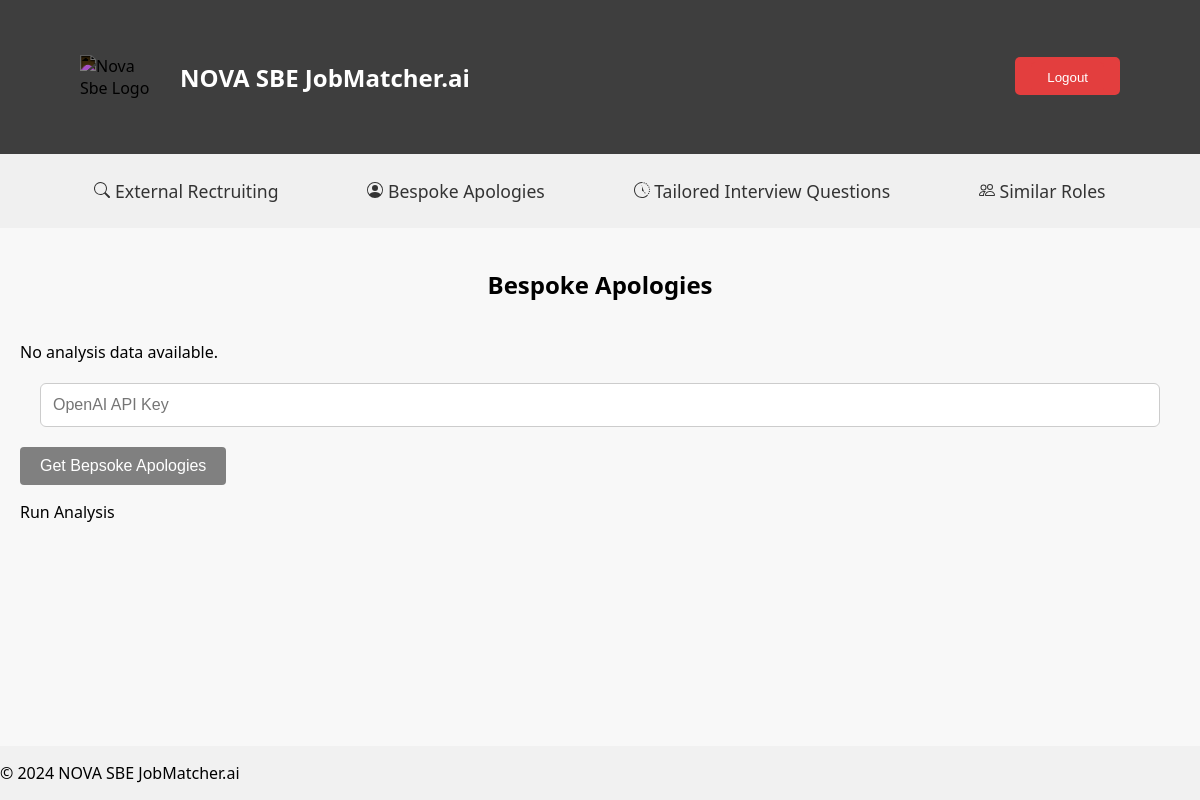
Before: /bespoke_apology (signed in) with the older database file.
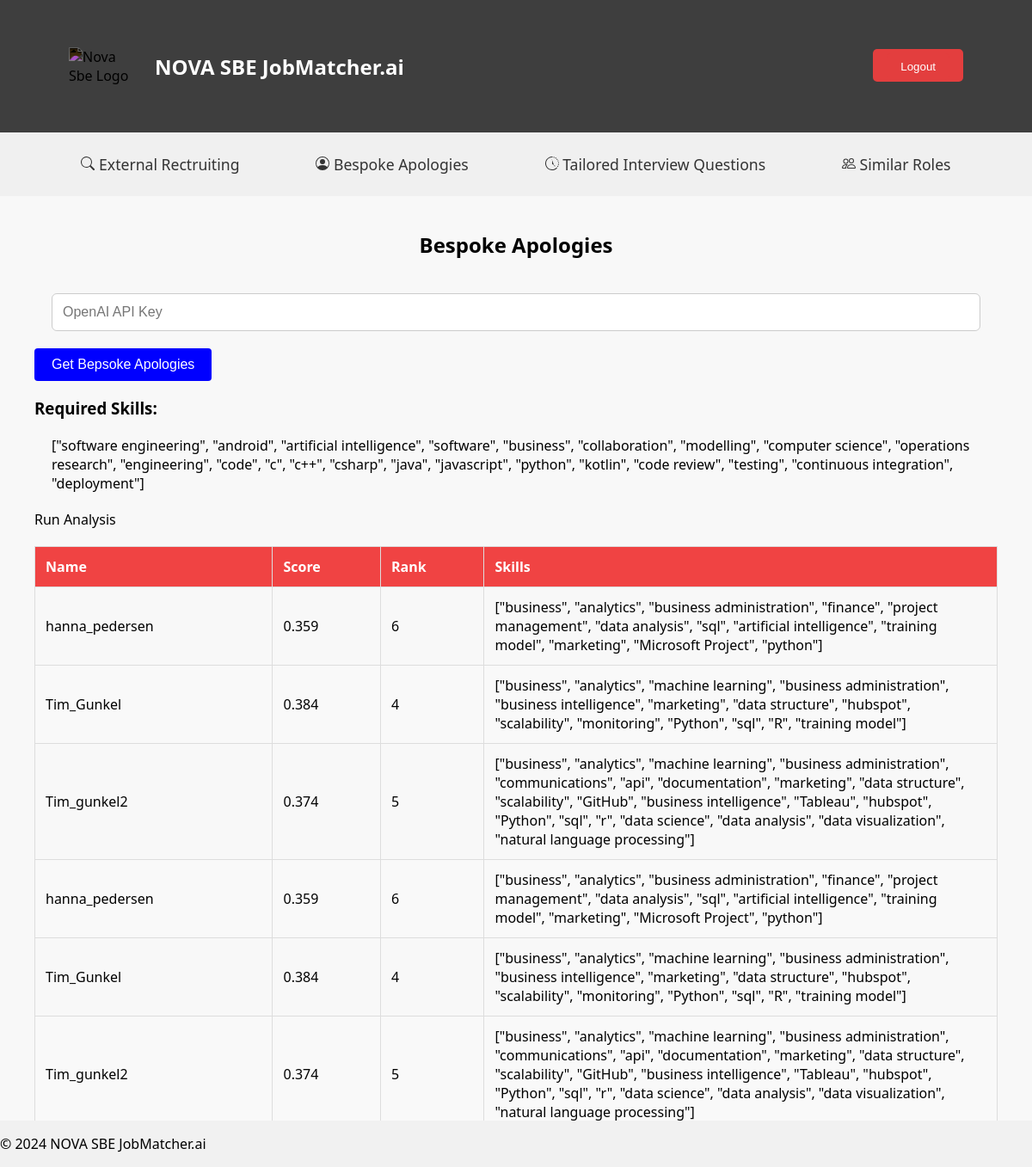
After: the same page with the newer database file.
### tables this page shows
CREATE TABLE applicants (
    applicant_id INTEGER PRIMARY KEY AUTOINCREMENT,
    name TEXT NOT NULL,
    contact_info TEXT,
    skills TEXT,
    degrees TEXT,
    similarity_score REAL,
    rank INTEGER,
    interview_status TEXT
);

CREATE TABLE job_postings (
    job_id INTEGER PRIMARY KEY AUTOINCREMENT,
    job_description TEXT NOT NULL,
    required_skills TEXT,
    created_at DATETIME DEFAULT CURRENT_TIMESTAMP
);

### user_interface/app.py (the view)
@app.route("/bespoke_apology", methods=["GET", "POST"])
@login_required
def bespoke_apology():
    db = get_db()
    cursor = db.cursor()
    cursor.execute("SELECT * FROM applicants WHERE interview_status = 'Not Selected'")
    losers = cursor.fetchall()
    cursor.execute("SELECT required_skills FROM job_postings")
    required_skills = cursor.fetchall()
    if request.method == 'POST':
        if losers:
            MODEL = "gpt-4o-mini"
            if session.get("user_id") == 1:
                api_key = os.getenv("OPENAI_API_KEY", "<your OpenAI API key if not set as an env var>")
            else:
                api_key = request.form.get("password")
            try:
                response = main.bespoke_apologies(api_key, losers, required_skills, model=MODEL)
            except tenacity.RetryError as e:
                return apology_openai("Need a valid OpenAI API Key", 403)
        else:
            response = []
        losers = []
        required_skills = []
        return render_template("bespoke_apology.html", losers=losers, response=response, required_skills=required_skills)
    else:
        return render_template("bespoke_apology.html", losers=losers, required_skills=required_skills)

### user_interface/helpers.py (called while the page is built)
def get_db():
    if 'db' not in g:
        g.db = sqlite3.connect('skills.db')
        g.db.execute('PRAGMA foreign_keys = ON;')
    return g.db

def login_required(f):
    @wraps(f)
    def decorated_function(*args, **kwargs):
        if session.get("user_id") is None:
            return redirect("/login")
        return f(*args, **kwargs)
    return decorated_function

### user_interface/templates/bespoke_apology.html (shortened to what this page needs)
{% extends "layout.html" %}
{% block main %}
<p class="hello-user">Bespoke Apologies</p>
    {% if losers %}
    <div>
        <table>
            <thead>
                <tr>
                    <th>Name</th>
                    <th>Score</th>
                    <th>Rank</th>
                    <th>Skills</th>
                </tr>
            </thead>
            {% for loser in losers %}
            <tr>
                <td>{{ loser[1] }}</td>
                <td>{{ loser[5] | round(5, 'floor') }}</td>
                <td>{{ loser[6] }}</td>
                <td>
                   {{ loser[3] }}
                </td>
            </tr>
            {% endfor %}
    </div>
    {% else %}
    <p>No analysis data available.</p>
    {% endif %}
<form method="post" action="{{ url_for('bespoke_apology') }}" id="analysis-form" class="analysis-form">
    <div class="form-group">
        <input id="password" name="password" placeholder="OpenAI API Key" type="password">
    </div>
    <button type="submit" class="action-button run-button" {% if not losers or not required_skills %}disabled{% endif %}>Get Bepsoke Apologies</button>
</form>
    {% if required_skills %}
    <h3>
        Required Skills:
    </h3>
    <div>
        {{ required_skills[0][0] }}
    </div>
    {% endif %}
    {% if response %}
    <div>
        {{ response | safe }}
    </div>
    {% else %}
    <p>Run Analysis</p>
    {% endif %}
{% endblock %}

Changed rows visible on the page:
added applicants: name "hanna_pedersen", similarity_score "0.359", rank "6", skills "[\"business\", \"analytics\", \"business administration\", \"finance\", \"project management\", \"data analysis\", \"sql\", \"artificial intelligence\", \"training model\", \"marketing\", \"Microsoft Project\", \"python\"]"
added applicants: name "Tim_Gunkel", similarity_score "0.384", rank "4", skills "[\"business\", \"analytics\", \"machine learning\", \"business administration\", \"business intelligence\", \"marketing\", \"data structure\", \"hubspot\", \"scalability\", \"monitoring\", \"Python\", \"sql\", \"R\", \"training model\"]"
added applicants: name "Tim_gunkel2", similarity_score "0.374", rank "5", skills "[\"business\", \"analytics\", \"machine learning\", \"business administration\", \"communications\", \"api\", \"documentation\", \"marketing\", \"data structure\", \"scalability\", \"GitHub\", \"business intelligence\", \"Tableau\", \"hubspot\", \"Python\", \"sql\", \"r\", \"data science\", \"data analysis\", \"data visualization\", \"natural language processing\"]"
added applicants: name "hanna_pedersen", similarity_score "0.359", rank "6", skills "[\"business\", \"analytics\", \"business administration\", \"finance\", \"project management\", \"data analysis\", \"sql\", \"artificial intelligence\", \"training model\", \"marketing\", \"Microsoft Project\", \"python\"]"
added applicants: name "Tim_Gunkel", similarity_score "0.384", rank "4", skills "[\"business\", \"analytics\", \"machine learning\", \"business administration\", \"business intelligence\", \"marketing\", \"data structure\", \"hubspot\", \"scalability\", \"monitoring\", \"Python\", \"sql\", \"R\", \"training model\"]"
added applicants: name "Tim_gunkel2", similarity_score "0.374", rank "5", skills "[\"business\", \"analytics\", \"machine learning\", \"business administration\", \"communications\", \"api\", \"documentation\", \"marketing\", \"data structure\", \"scalability\", \"GitHub\", \"business intelligence\", \"Tableau\", \"hubspot\", \"Python\", \"sql\", \"r\", \"data science\", \"data analysis\", \"data visualization\", \"natural language processing\"]"
added job_postings: required_skills "[\"software engineering\", \"android\", \"artificial intelligence\", \"software\", \"business\", \"collaboration\", \"modelling\", \"computer science\", \"operations research\", \"engineering\", \"code\", \"c\", \"c++\", \"csharp\", \"java\", \"javascript\", \"python\", \"kotlin\", \"code review\", \"testing\", \"continuous integration\", \"deployment\"]"
Other visible differences:
text no longer shown: "No analysis data available."
text now shown: "Name Score Rank Skills Required Skills:"
